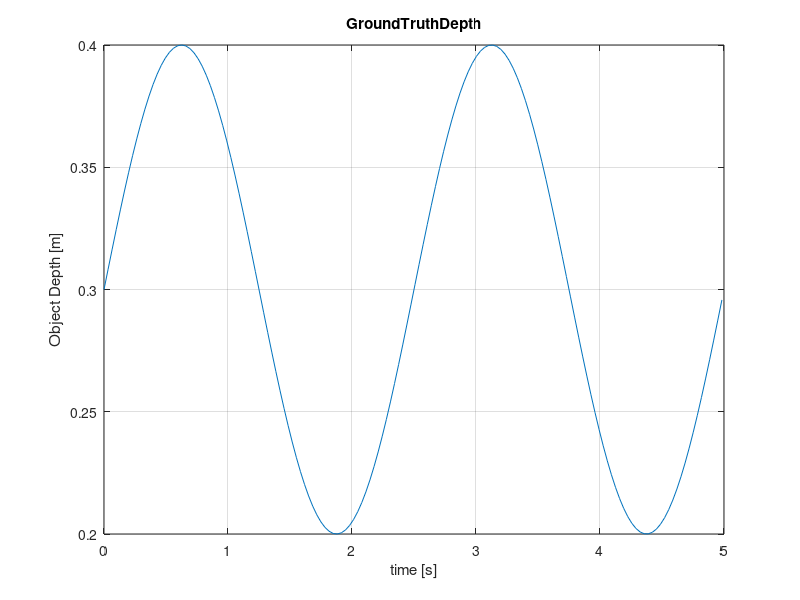
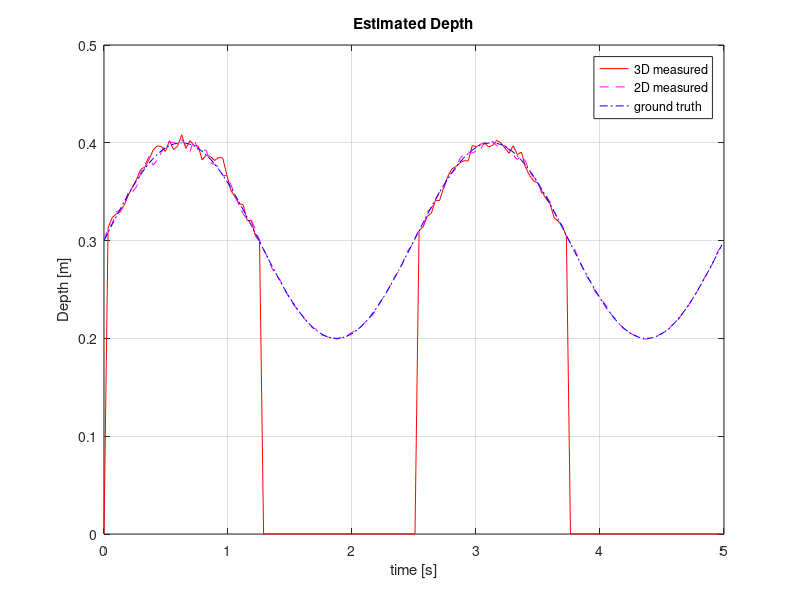
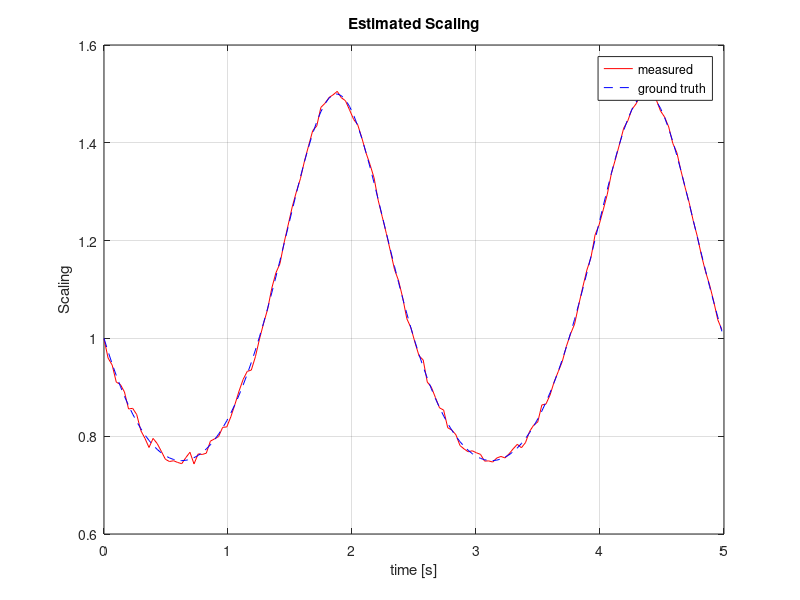

MATLAB code to generate these figures, in order:
%% config
%true depth
% sampling time 
ST = 0.033 %33ms
END = 5.0 % 5sec simulation
STEREO_NOISE_S = 1; % 1px sigma for stereo disparity noise
MONO_NOISE_S = 1; % 1?? sigma for monocular distance estimation noise

%% make ground truth data 
t = (0:ST:END).'; %time 
len = size(t,1);
freq =0.4;
Z = 0.3 + 0.1*sin(2*pi*freq*t);% 300mm +- 100mm
VZ = 2*pi*freq*0.1*cos(2*pi*freq*t);


%% Noisy Observation 
BF = 0.065*400; % base line * focal length
StereoNoise = STEREO_NOISE_S * randn(length(t),1);
Disp = BF./Z + StereoNoise;
Zlim = 0.3;

mDisp = Disp;
INFF = 1000000000;
mDisp(mDisp>BF/Zlim) = INFF;

figure(1);
plot(t,Z)
title('GroundTruthDepth')
xlabel('time [s]')
ylabel('Object Depth [m]')
grid on;

%% Noisy Monocluar Obserbation
Z0 = 0.3 % the real distance template is taken
IMG_SIZE = 600/2% 300 times 300 pix template
MonoNoise = MONO_NOISE_S*randn(length(t),1); % sigma = 1px image noise 
Snoise = 2./(Z0./Z * IMG_SIZE).* MonoNoise;
Scale = Z0./Z + Snoise;
dScale = [1; Scale(2:length(t))./Scale(1:length(t)-1)];

figure(2)
plot(t,BF./mDisp,'r',t,Z0./Scale,'m--',t,Z,'b-.')
title('Estimated Depth')
xlabel('time [s]')
ylabel('Depth [m]')
legend('3D measured','2D measured','ground truth')
grid on;


figure(3);
plot(t,Scale,'r',t,Z0./Z,'b--')
title('Estimated Scaling')
xlabel('time [s]')
ylabel('Scaling')
legend('measured','ground truth')
grid on;
